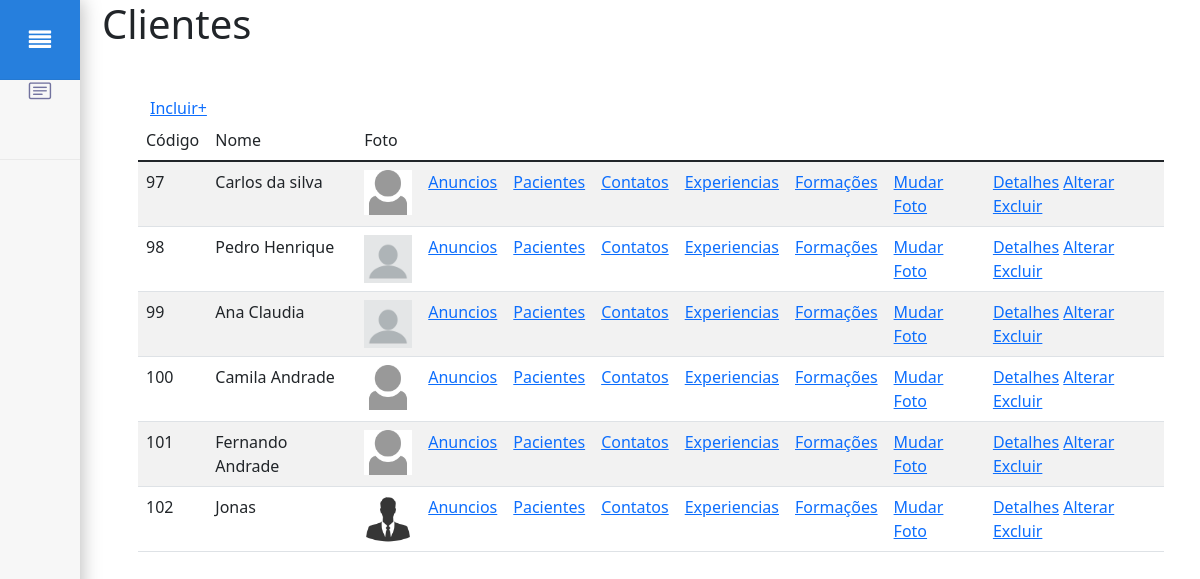
The app's page /admin/index.php with its own data.
### tables this page shows
CREATE TABLE `cliente` (
  `Id` int(11) NOT NULL,
  `Nome` varchar(50) DEFAULT NULL,
  `FkFormaDePagamentoPrincipalInCliente` int(11) DEFAULT NULL,
  `DataDeNascimentoUsuario` date DEFAULT NULL,
  `Cpf` varchar(14) DEFAULT NULL,
  `Rg` varchar(14) DEFAULT NULL,
  `email` varchar(80) DEFAULT NULL,
  `LoginUsuario` varchar(30) DEFAULT NULL,
  `senha` varchar(50) DEFAULT NULL,
  `Foto` text NOT NULL,
  `FkIdEndereco` int(11) DEFAULT NULL
);

### admin/listagem.php (the view, shortened to what this page needs)
<h1>Clientes</h1>
<div class="container px-4 px-lg-5 mt-5">
  <div class="row">
    <a href="index.php?page=incluir/Cliente_incluir.php">Incluir+</a>
    <table class="table table-striped">
      <thead class="thead-dark">
        <td>Código</td>
        <td>Nome</td>
        <td>Foto</td>
      </thead>
      <?php
      $conn = Conectar();
      $query = "SELECT id, nome, Foto FROM cliente
      order by id";
      $result = $conn->query($query);
      if ($result->num_rows > 0) {
        while ($row = $result->fetch_assoc()) {
      ?>
          <tr>
            <td><?php echo $row['id']; ?></td>
            <td><?php echo $row['nome']; ?></td>
            <td><img src="../Fotos/<?php echo $row['Foto'];?>" alt='Foto Perfil' width="48"></td>
            <td>
              <a href="./index.php?page=listagem_Anuncios.php&id=<?php echo $row['id'];?>&nome=<?php echo $row['nome'];?>">Anuncios</a>
            </td>
            <td>
              <a href="./index.php?page=listagem_pacientes.php&id=<?php echo $row['id'];?>&nome=<?php echo $row['nome'];?>">Pacientes</a>
            </td>
            <td>
              <a href="./index.php?page=listagem_contatos.php&id=<?php echo $row['id'];?>&nome=<?php echo $row['nome'];?>">Contatos</a>
            </td>
            <td>
              <a href="./index.php?page=listagem_Experiencias.php&id=<?php echo $row['id'];?>&nome=<?php echo $row['nome'];?>">Experiencias</a>
            </td>
            <td>
              <a href="./index.php?page=listagem_Formacoes.php&id=<?php echo $row['id'];?>&nome=<?php echo $row['nome'];?>">Formações</a>
            </td>
            <td>
              <a href="index.php?page=Alterar/Cliente_Alterar_Foto.php&id=<?php echo $row['id'];?>&nome=<?php echo $row['nome'];?>">Mudar Foto</a>
            </td>
            <td>
              <a href="index.php?page=Detalhes/Cliente_Detalhes.php&id=<?php echo $row['id'];?>">Detalhes</a>
              <a href="index.php?page=Alterar/cliente_Alterar.php&id=<?php echo $row['id']; ?>">Alterar</a>
              <a href="Excluir/cliente_excluir.php?acao=excluir&id=<?php echo $row['id']; ?>">Excluir</a>
            </td>
          </tr>
          <?php }}
           ?>
    </table>
  </div>
</div>

### records on screen
cliente: Id "97", Nome "Carlos da silva", Foto (picture)
cliente: Id "98", Nome "Pedro Henrique", Foto (picture)
cliente: Id "99", Nome "Ana Claudia", Foto (picture)
cliente: Id "100", Nome "Camila Andrade", Foto (picture)
cliente: Id "101", Nome "Fernando Andrade", Foto (picture)
cliente: Id "102", Nome "Jonas", Foto (picture)
